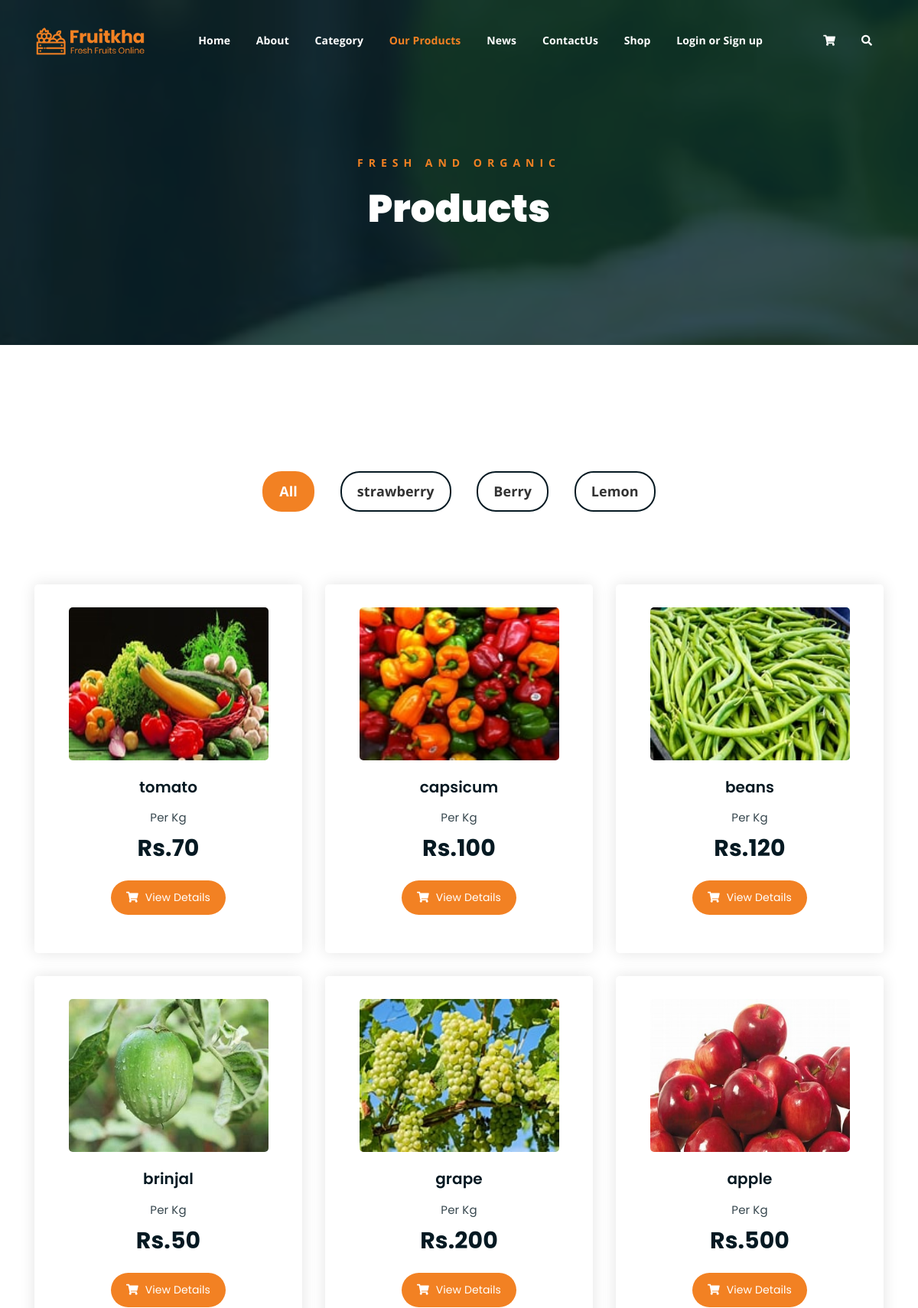
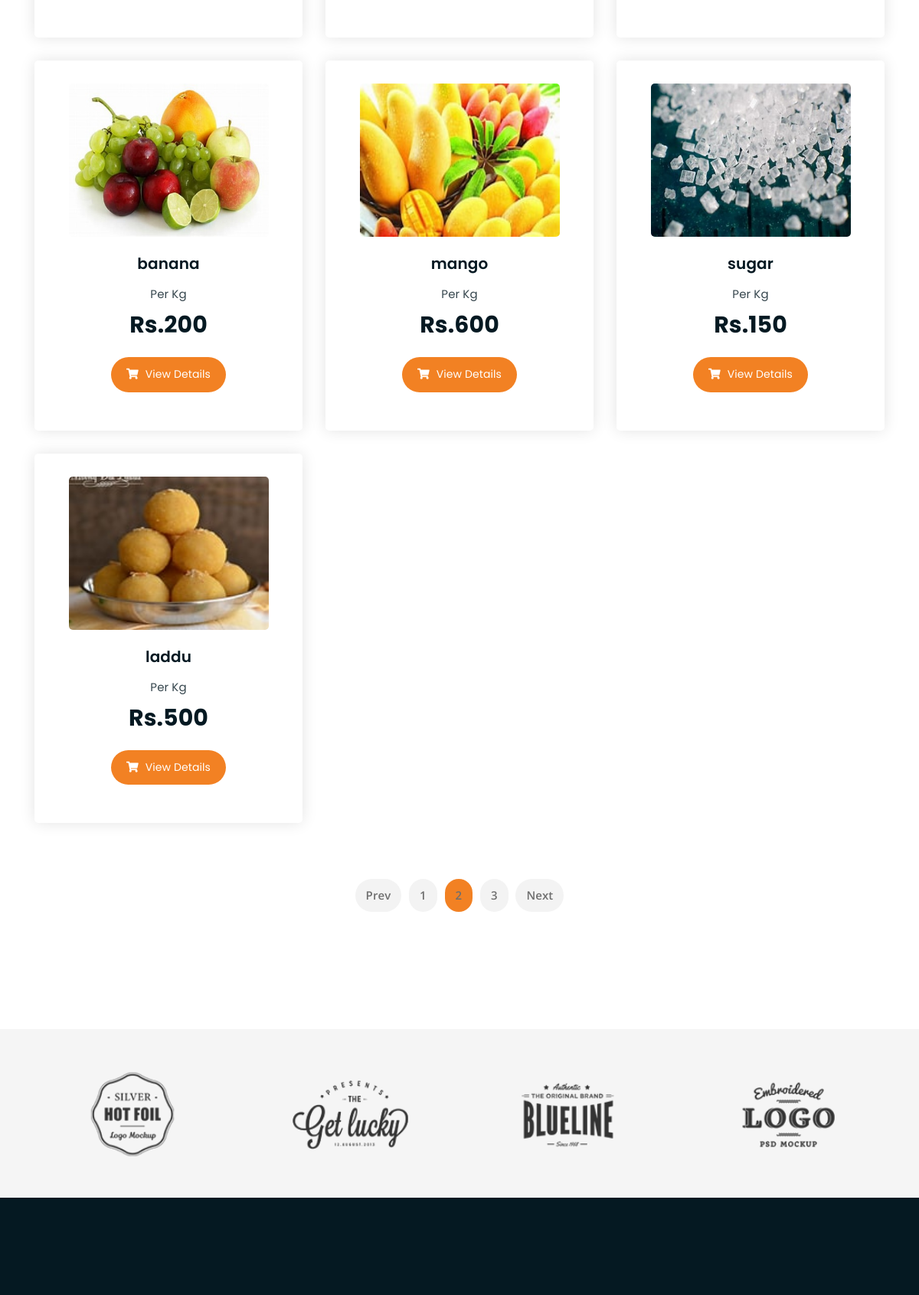
The app's page /product/ (upper part) with its own data (2 pictures, top to bottom).
### Backend/models.py (models this page shows)
class product_db(models.Model):
    Category=models.CharField(max_length=100,blank=True,null=True)
    Product_name=models.CharField(max_length=100,blank=True,null=True)
    Price=models.IntegerField(null=True,blank=True)
    pro_Description=models.CharField(max_length=100,blank=True,null=True)
    pro_image=models.ImageField(upload_to="category images",null=True,blank=True)

### webapp/views.py (the view)
# urls.py: path('product/',views.webproduct_page,name="product"),
def webproduct_page(req):
    pro=product_db.objects.all()
    cat = Category_db.objects.all()
    return render(req,"web_product.html",{'pro':pro,'cat':cat})

### webapp/templates/web_product.html (shortened to what this page needs)
<!DOCTYPE html>
{% load static %}
<html lang="en">
<head>
	<link rel="stylesheet" href="{% static 'assets/css/all.min.css'%}">
	<link rel="stylesheet" href="{% static 'assets/bootstrap/css/bootstrap.min.css'%}">
	<link rel="stylesheet" href="{% static 'assets/css/owl.carousel.css'%}">
	<link rel="stylesheet" href="{% static 'assets/css/magnific-popup.css'%}">
	<link rel="stylesheet" href="{% static 'assets/css/animate.css'%}">
	<link rel="stylesheet" href="{% static 'assets/css/meanmenu.min.css'%}">
	<link rel="stylesheet" href="{% static 'assets/css/main.css'%}">
	<link rel="stylesheet" href="{% static 'assets/css/responsive.css'%}">
</head>
<body>
	<div class="top-header-area" id="sticker">
		<div class="container">
			<div class="row">
				<div class="col-lg-12 col-sm-12 text-center">
					<div class="main-menu-wrap">
						<div class="site-logo">
							<a href="index.html">
								<img src="{% static 'assets/img/logo.png'%}" alt="">
							</a>
						</div>
						<nav class="main-menu">
							<ul>
								<li ><a href="#">Home</a>
								</li>
								<li><a href="{% url 'about' %}">About</a></li>
								<li><a href="#">Category</a>
								</li>
								<li class="current-list-item"><a href="{% url 'product'%}">Our Products</a>
								</li>
								<li><a href="#">News</a>
								</li>
								<li><a href="{% url 'contact'%}">ContactUs</a></li>
								<li><a href="#">Shop</a>
								</li>
								{% if request.session.Username %}
								<li><a href="{% url 'userlogout' %}">Welcome {{request.session.Username}}/logout</a>
								{% else %}
								<li><a href="{% url 'register_page'%}">Login or Sign up</a>
								{% endif %}
								<li>
									<div class="header-icons">
										<a class="shopping-cart" href="{% url 'cart_page' %}"><i class="fas fa-shopping-cart"></i></a>
										<a class="mobile-hide search-bar-icon" href="#"><i class="fas fa-search"></i></a>
									</div>
								</li>
							</ul>
						</nav>
					</div>
				</div>
			</div>
		</div>
	</div>
	<div class="breadcrumb-section breadcrumb-bg">
		<div class="container">
			<div class="row">
				<div class="col-lg-8 offset-lg-2 text-center">
					<div class="breadcrumb-text">
						<p>Fresh and Organic</p>
						<h1>Products</h1>
					</div>
				</div>
			</div>
		</div>
	</div>
	<div class="product-section mt-150 mb-150">
		<div class="container">
			<div class="row">
                <div class="col-md-12">
                    <div class="product-filters">
                        <ul>
                            <li class="active" data-filter="*">All</li>
                            <li data-filter=".strawberry">strawberry</li>
                            <li data-filter=".berry">Berry</li>
                            <li data-filter=".lemon">Lemon</li>
                        </ul>
                    </div>
                </div>
            </div>
			<div class="row product-lists">
				{%for i in pro%}
				<div class="col-lg-4 col-md-6 text-center strawberry">
					<div class="single-product-item">
						<div class="product-image">
							<a href="single-product.html"><img src="{{i.pro_image.url}}" alt="" height="200px"></a>
						</div>
						<h3>{{i.Product_name}}</h3>
						<p class="product-price"><span>Per Kg</span> Rs.{{i.Price}} </p>
						<a href="cart.html" class="cart-btn"><i class="fas fa-shopping-cart"></i> View Details</a>
					</div>
				</div>
				{%endfor%}
			</div>
			<div class="row">
				<div class="col-lg-12 text-center">
					<div class="pagination-wrap">
						<ul>
							<li><a href="#">Prev</a></li>
							<li><a href="#">1</a></li>
							<li><a class="active" href="#">2</a></li>
							<li><a href="#">3</a></li>
							<li><a href="#">Next</a></li>
						</ul>
					</div>
				</div>
			</div>
		</div>
	</div>
	<div class="logo-carousel-section">
		<div class="container">
			<div class="row">
				<div class="col-lg-12">
					<div class="logo-carousel-inner">
						<div class="single-logo-item">
							<img src="{% static 'assets/img/company-logos/1.png'%}" alt="">
						</div>
						<div class="single-logo-item">
							<img src="{% static 'assets/img/company-logos/2.png'%}" alt="">
						</div>
						<div class="single-logo-item">
							<img src="{% static 'assets/img/company-logos/3.png'%}" alt="">
						</div>
						<div class="single-logo-item">
							<img src="{% static 'assets/img/company-logos/4.png'%}" alt="">
						</div>
					</div>
				</div>
			</div>
		</div>
	</div>
	<div class="footer-area">
	</div>
</body>
</html>

### records on screen
product_db: pro_image (picture), Product_name "tomato", Price "70"
product_db: pro_image (picture), Product_name "capsicum", Price "100"
product_db: pro_image (picture), Product_name "beans", Price "120"
product_db: pro_image (picture), Product_name "brinjal", Price "50"
product_db: pro_image (picture), Product_name "grape", Price "200"
product_db: pro_image (picture), Product_name "apple", Price "500"
product_db: pro_image (picture), Product_name "banana", Price "200"
product_db: pro_image (picture), Product_name "mango", Price "600"
product_db: pro_image (picture), Product_name "sugar", Price "150"
product_db: pro_image (picture), Product_name "laddu", Price "500"
